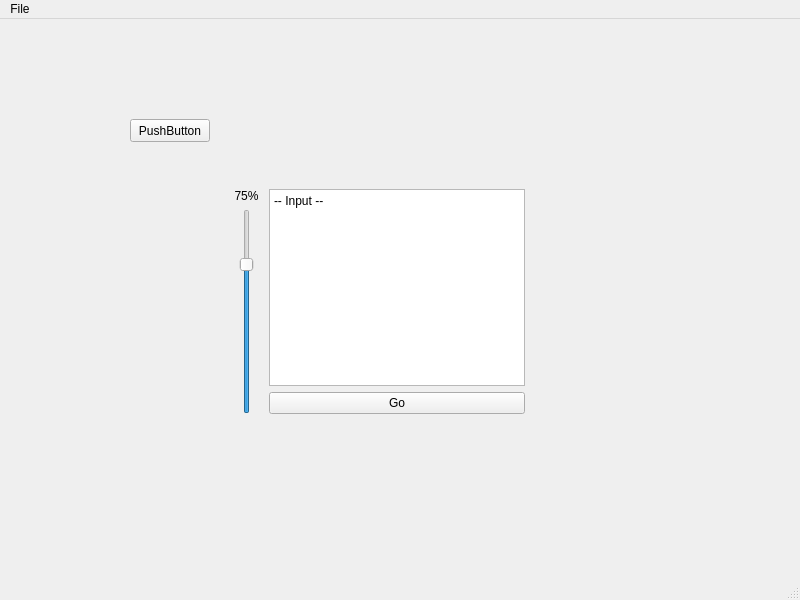
<?xml version="1.0" encoding="UTF-8"?>
<ui version="4.0">
 <class>BumbleBox</class>
 <widget class="QMainWindow" name="BumbleBox">
  <property name="geometry">
   <rect>
    <x>0</x>
    <y>0</y>
    <width>800</width>
    <height>600</height>
   </rect>
  </property>
  <property name="windowTitle">
   <string>BumbleBox</string>
  </property>
  <widget class="QWidget" name="centralwidget">
   <widget class="QPushButton" name="pushButton">
    <property name="geometry">
     <rect>
      <x>130</x>
      <y>100</y>
      <width>80</width>
      <height>23</height>
     </rect>
    </property>
    <property name="text">
     <string>PushButton</string>
    </property>
   </widget>
   <widget class="QWidget" name="">
    <property name="geometry">
     <rect>
      <x>230</x>
      <y>170</y>
      <width>295</width>
      <height>225</height>
     </rect>
    </property>
    <layout class="QHBoxLayout" name="horizontalLayout">
     <item>
      <layout class="QVBoxLayout" name="verticalLayout_2">
       <item>
        <widget class="QLabel" name="label_Volume">
         <property name="text">
          <string>75%</string>
         </property>
         <property name="alignment">
          <set>Qt::AlignCenter</set>
         </property>
        </widget>
       </item>
       <item>
        <widget class="QSlider" name="verticalSlider_Volume">
         <property name="sizePolicy">
          <sizepolicy hsizetype="Expanding" vsizetype="Expanding">
           <horstretch>0</horstretch>
           <verstretch>0</verstretch>
          </sizepolicy>
         </property>
         <property name="maximum">
          <number>100</number>
         </property>
         <property name="value">
          <number>75</number>
         </property>
         <property name="orientation">
          <enum>Qt::Vertical</enum>
         </property>
        </widget>
       </item>
      </layout>
     </item>
     <item>
      <layout class="QVBoxLayout" name="verticalLayout">
       <item>
        <widget class="QPlainTextEdit" name="plainTextEdit_Input">
         <property name="plainText">
          <string>-- Input --</string>
         </property>
        </widget>
       </item>
       <item>
        <widget class="QPushButton" name="pushButton_Go">
         <property name="text">
          <string>Go</string>
         </property>
        </widget>
       </item>
      </layout>
     </item>
    </layout>
   </widget>
  </widget>
  <widget class="QMenuBar" name="menubar">
   <property name="geometry">
    <rect>
     <x>0</x>
     <y>0</y>
     <width>800</width>
     <height>20</height>
    </rect>
   </property>
   <widget class="QMenu" name="menuFile">
    <property name="title">
     <string>File</string>
    </property>
    <addaction name="actionNew_Clip"/>
   </widget>
   <addaction name="menuFile"/>
  </widget>
  <widget class="QStatusBar" name="statusbar"/>
  <action name="actionNew_Clip">
   <property name="text">
    <string>New Clip</string>
   </property>
  </action>
 </widget>
 <resources/>
 <connections/>
</ui>
